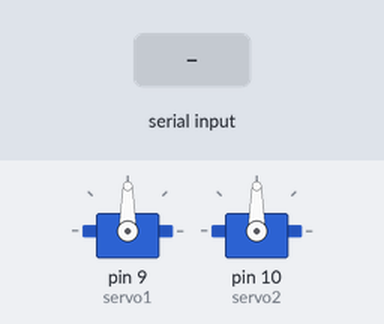
Recording of a sketch running on a simulated Arduino Uno, built with avr-gcc and run on an emulated ATmega328P. Parts: 2 × servo. The inputs (shaded band) are chosen by the test bench. What the sketch prints to the serial monitor is not drawn.

Above: at 1.2 s.
1.3 s: "0" received over Serial
At 2.5 s:
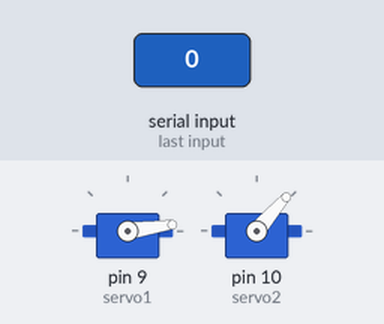
2.8 s: "90,45\n" received over Serial
At 3.8 s:
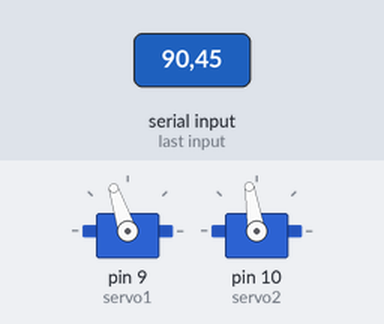
4.3 s: "30,150\n" received over Serial
At 5.0 s:
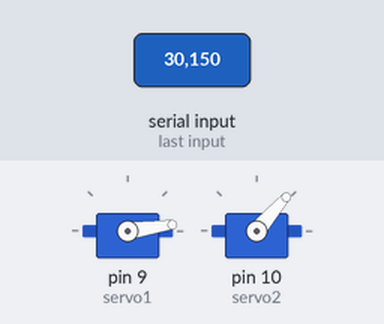
5.8 s: "200\n" received over Serial
7.3 s: "5\n" received over Serial
At 8.3 s:
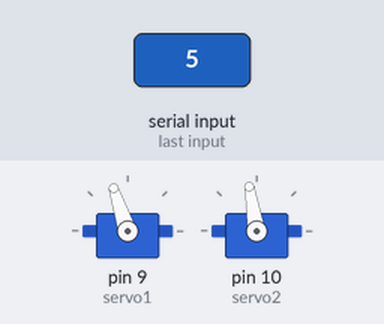
8.8 s: "w90\n" received over Serial
At 9.5 s:
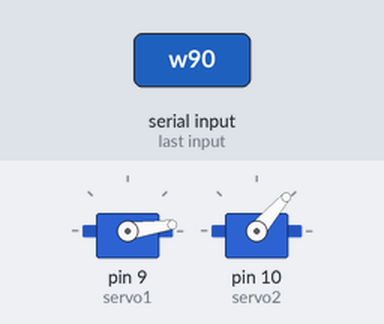
Timing chart, 0 to 11.3 s (numbered marks = the images above; inputs shaded):
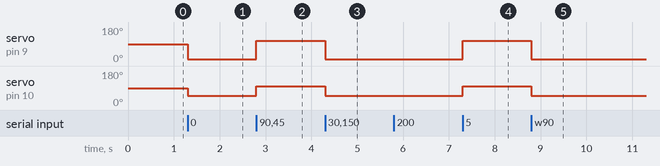

Measured:
- after the input at 1.3 s, servo on pin 9 (servo1): 90° → 8° at once; servo on pin 10 (servo2): 90° → 49° at once
- after the input at 2.8 s, servo on pin 9 (servo1): 8° → 108° at once; servo on pin 10 (servo2): 49° → 99° at once
- after the input at 4.3 s, servo on pin 9 (servo1): 108° → 8° at once; servo on pin 10 (servo2): 99° → 49° at once
- after the input at 7.3 s, servo on pin 9 (servo1): 8° → 108° at once; servo on pin 10 (servo2): 49° → 99° at once
- after the input at 8.8 s, servo on pin 9 (servo1): 108° → 8° at once; servo on pin 10 (servo2): 99° → 49° at once

The sketch:

servoTest.ino
```cpp
#include<Servo.h>
Servo servo1;
Servo servo2;

//Offsets to make servos align vertically at exactly v=90
//servo2 uses half its range of motion with same input as servo1
int servo1Offset=8;
int servo2Offset=94;
int v=90;
int increment=10;


void setup() {
  pinMode(1,OUTPUT);
  servo1.attach(9);         //analog pin 0
  servo2.attach(10);
  Serial.begin(19200);
  Serial.println("  Ready");
}

void loop() {

  if ( Serial.available()) {
    char ch = Serial.read();

    switch(ch) {
      case '0'...'9':
        v = (ch - '0') * 20;
        servo1.write(v + servo1Offset);
        servo2.write((v-90)/2 + servo2Offset);
        break;
      case 's':
        v = v-increment;
        if (v<0)
          {
            v=0;
          }
        servo1.write(v + servo1Offset);
        servo2.write((v-90)/2 + servo2Offset);
        break;
      case 'w':
        v = v+increment;
        if (v>180)
          {
            v=180;
          }
        servo1.write(v + servo1Offset);
        servo2.write((v-90)/2 + servo2Offset);
        break;
    }
  }

}
```
